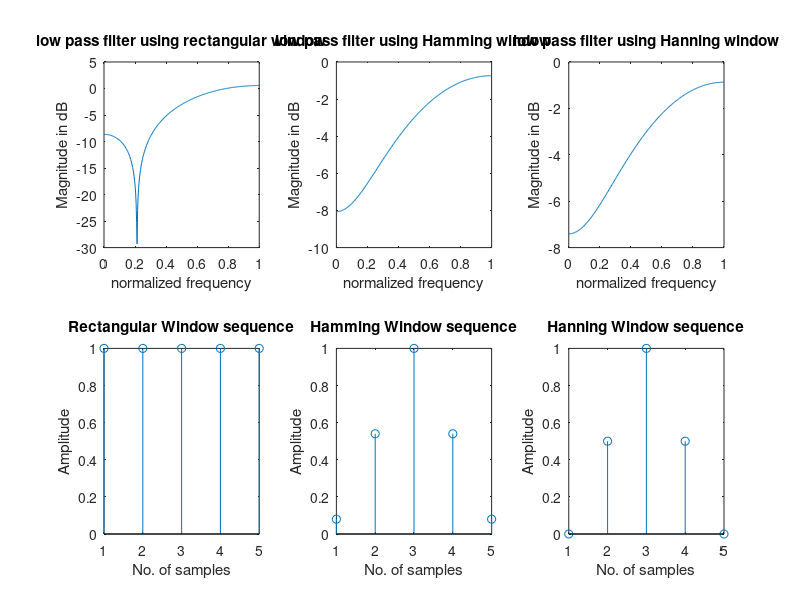

Reproduce this figure in MATLAB.

clc;
clear all;
close all;
wc=0.5*pi;
N=input('enter the order of the filter: ');
alpha=(N-1)/2;
eps=0.001;
n=0:1:N-1;
hd=(sin(pi*(n-alpha+eps))-sin(wc*(n-alpha+eps)))./(pi*(n-alpha+eps));
wr=boxcar(N);
w1=hamming(N);
w2=hanning(N);

hn=hd.*wr';
h1=hd.*w1';
h2=hd.*w2';
w=0:0.01:pi;

h=freqz(hn,1,w);
h1=freqz(h1,1,w);
h2=freqz(h2,1,w);

subplot(231);
plot(w/pi, 10*log10(abs(h)));
title('low pass filter using rectangular window');
xlabel('normalized frequency');
ylabel('Magnitude in dB');
subplot(234);
stem(wr);
title('Rectangular Window sequence');
xlabel('No. of samples');
ylabel('Amplitude');

subplot(232);
plot(w/pi, 10*log10(abs(h1)));
title('low pass filter using Hamming window');
xlabel('normalized frequency');
ylabel('Magnitude in dB');
subplot(235);
stem(w1);
title('Hamming Window sequence');
xlabel('No. of samples');
ylabel('Amplitude');

subplot(233);
plot(w/pi, 10*log10(abs(h2)));
title('low pass filter using Hanning window');
xlabel('normalized frequency');
ylabel('Magnitude in dB');
subplot(236);
stem(w2);
title('Hanning Window sequence');
xlabel('No. of samples');
ylabel('Amplitude');

